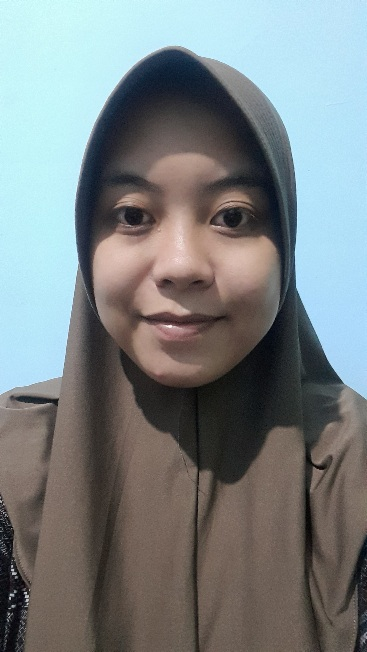
#> input picture JST_INFORMATIKA6/images/senyum.jpg, 367 x 652 px
$ jupyter execute 'RGB to Greyscalee.ipynb'
#> lines starting #> are read from the running program, lines starting #| are printed output that depends on the picture
[cell 1]
import cv2

[cell 2]
#read driektori image
image = cv2.imread('JST_INFORMATIKA6/images/senyum.jpg')
#> image is the input picture: shape (652, 367, 3); mean B, G, R 130.8, 129.5, 122.5
cv2.imshow('Original', image)
cv2.waitKey(0)

[cell 3]
#convert image original to grayscale
gray_image = cv2.cvtColor(image, cv2.COLOR_BGR2GRAY)
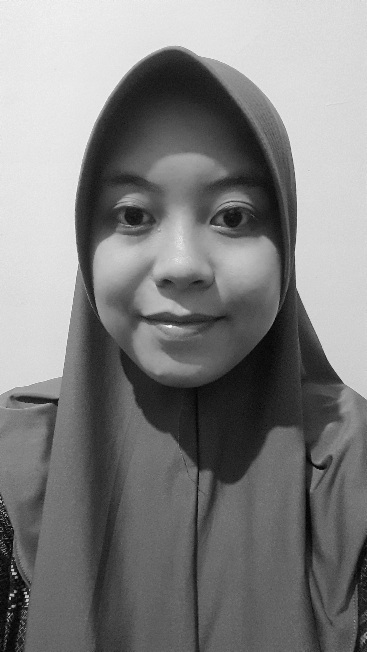
#> gray_image: shape (652, 367); min 0, max 249, mean 127.5
cv2.imshow('Grayscale', gray_image)
cv2.waitKey(0)

[cell 4]
#save hasil convert
status = cv2.imwrite('JST_INFORMATIKA6/save/senyum-gray.jpg',gray_image)
print("Image written to file-system : ",status)
#| Image written to file-system :  True
